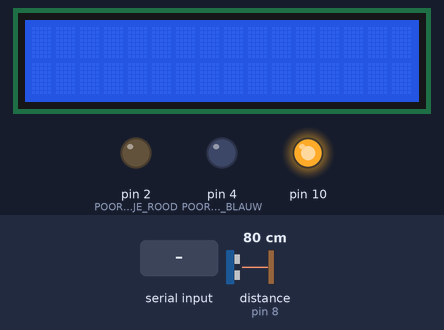
Bench run of a sketch on a simulated Arduino Uno, built with avr-gcc and run on an emulated ATmega328P. Shown: 16×2 character LCD, output pins drawn as LEDs (lit = HIGH). Dashed ring = blinking. Inputs (shaded band) come from the test bench; at power-on: distance to the obstacle (sensor on pin 8) 80 cm. The echo pulse lasts 58.3 µs per cm; what the sketch prints to the serial monitor is not drawn.

Above: at 1.2 s.
1.3 s: distance to the obstacle (sensor on pin 8) set to 5 cm
4.0 s: distance to the obstacle (sensor on pin 8) set to 2 cm
At 6.9 s:
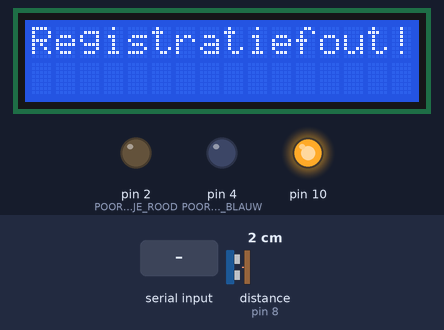
7.1 s: distance to the obstacle (sensor on pin 8) set to 4 cm
At 9.3 s:
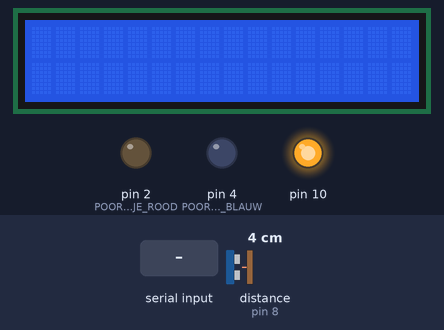
10.2 s: distance to the obstacle (sensor on pin 8) set to 195 cm
12.9 s: distance to the obstacle (sensor on pin 8) set to 204 cm
At 16.2 s:
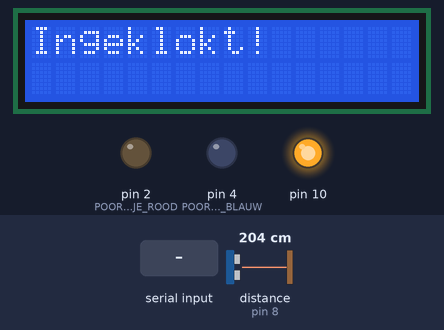
18.6 s: "leeg\n" received over Serial
At 22.4 s:
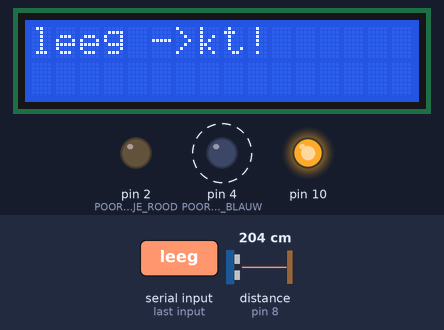
Timing chart, 0 to 23.9 s (numbered marks = the images above; inputs shaded):
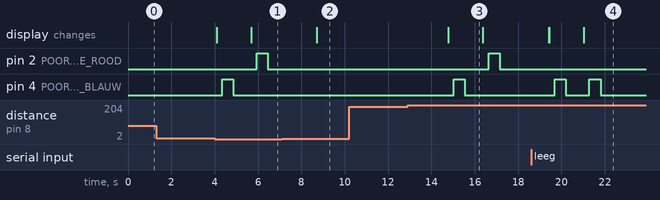

Measured:
- the behaviour switches between 4 and 3 cm on distance to the obstacle (sensor on pin 8) (found by bisection; images 0 and 1)
- the behaviour switches between 200 and 201 cm on distance to the obstacle (sensor on pin 8) (found by bisection; images 2 and 3)
- after the input at 1.3 s, every drawn part: stays the same
- after the input at 4.0 s, pin 2 (POORT_LEDLAMPJE_ROOD): LOW → HIGH after 1.9 s, → LOW 0.51 s later; pin 4 (POORT_LEDLAMPJE_BLAUW): LOW → HIGH after 0.35 s, → LOW 0.51 s later; the display: first changes after 0.09 s (image 1 shows a later state)
- after the input at 7.1 s, pin 4 (POORT_LEDLAMPJE_BLAUW): stays LOW (without the input it goes to HIGH after 1.9 s)
- after the input at 10.2 s, every drawn part: stays the same
- after the input at 12.9 s, pin 2 (POORT_LEDLAMPJE_ROOD): LOW → HIGH after 3.7 s, → LOW 0.51 s later; pin 4 (POORT_LEDLAMPJE_BLAUW): LOW → HIGH after 2.1 s, → LOW 0.51 s later; the display: changes after 1.9 s (image 3)
- after the input at 18.6 s, pin 2 (POORT_LEDLAMPJE_ROOD): stays LOW (without the input it goes to HIGH after 2.7 s); the display: first differs from a run without the input after 2.4 s (image 4)
- what the display in image 3 shows lasts 1.6 s, from 14.8 s to 16.4 s

The sketch:

klokker.ino
```cpp
#include <SPI.h>
#include <String.h>
#include <MFRC522.h>
#include <NewPing.h>
#include <Arduino.h>
#include <LiquidCrystal_I2C.h>


const uint8_t POORT_LEDLAMPJE_ROOD = 2;
const uint8_t POORT_LEDLAMPJE_BLAUW = 4;
const uint8_t SS_POORT = 10;
const uint8_t RST_POORT = 9;
const uint8_t POORT_SONARTRIGGER = 9;
const uint8_t POORT_SONARECHO = 8;

const double TIJDSTEMPEL_START_ARDUINO = 1733844598.4395435;
const uint16_t BAUDVERBINDING = 9600;
const uint8_t RIJLENGTE_LCD_SCHERM = 16;
const uint8_t AANTAL_RIJEN_LCD_SCHERM = 2;
const uint8_t MAXIMALE_AFSTAND_SONAR_CM = 200;
const uint8_t MAXIMUMAANTAL_WERKNEMERS = 10;
const uint16_t ONDERGRENS_LAMPHELDERHEID = 0;
const uint8_t VERVAGING_LAMP_MILISECONDEN = 2;
const uint16_t BOVENGRENS_LAMPHELDERHEID = 255;
const uint16_t WACHTTIJD_OP_SERVER_MILISECONDEN = 550;
const double GRENSAFSTAND_AANRAKING_SONARSENSOR = 3.0d;
const uint16_t SLAAPTIJD_TUSSEN_SCANS_MILISECONDEN = 2000;
const uint16_t SECONDEN_DIENSTDATA_ZICHTBAAR_MILISECONDEN = 3000;


struct Werknemer
{
  String id;
  double starttijd_dienst;
};


//bool geef_tag_id();
bool aanraking_tag(const double afstand_cm);
void verwijder_werknemer();
void vul_array_werknemers();
bool werknemer_bestaat_al();
void verwerk_serverreactie();
inline void leeg_lcd_scherm();
//void voer_taglezertoets_uit();
double geef_starttijd_werknemer();
void geef_string_weer_op_lcd(const char* string);
void knipper_ledlampje(const uint8_t poort_ledlampje, const uint8_t op_rij);
void update_of_voeg_starttijd_werknemer_toe(const double startijd);
void stuur_dienstgegevens_naar_python(const double starttijd_dienst, const double nu);
inline double microseconden_naar_centimeter(const uint32_t microseconden);

//MFRC522 taglezer(SS_POORT, RST_POORT);
//MFRC522::MIFARE_Key sleutel;


NewPing sonarsensor(POORT_SONARTRIGGER, POORT_SONARECHO, MAXIMALE_AFSTAND_SONAR_CM);


LiquidCrystal_I2C lcd_scherm(0x27, RIJLENGTE_LCD_SCHERM, AANTAL_RIJEN_LCD_SCHERM);

byte readCard[4];
String tag_id = "M12093100202JKJDSK4KJSAEW";


Werknemer werknemers[MAXIMUMAANTAL_WERKNEMERS];
uint8_t aantal_werknemers = 0;


void setup()
{
  pinMode(POORT_LEDLAMPJE_BLAUW, OUTPUT);
  pinMode(POORT_LEDLAMPJE_ROOD, OUTPUT);

  Serial.begin(BAUDVERBINDING);

  SPI.begin();

  vul_array_werknemers();

  //taglezer.PCD_Init();

  lcd_scherm.init();
  lcd_scherm.backlight();
  lcd_scherm.setCursor(0, 0); // rij 0, karakter (vak) 0
}


void loop()
{
  // voer_taglezertoets_uit();
  double afstand_tot_sonar_cm = microseconden_naar_centimeter(sonarsensor.ping());

  if (aanraking_tag(afstand_tot_sonar_cm))
  {
    double nu = geef_tijdstempel_nu();

    if (!werknemer_bestaat_al())
    {
      update_of_voeg_starttijd_werknemer_toe(nu);

      geef_string_weer_op_lcd("Ingeklokt!", 1);

      knipper_ledlampje(POORT_LEDLAMPJE_BLAUW);

      return;
    }
    else
    {
      double starttijd_dienst = geef_starttijd_werknemer();
      verwijder_werknemer();

      stuur_dienstgegevens_naar_python(starttijd_dienst, nu);

      delay(WACHTTIJD_OP_SERVER_MILISECONDEN);
      verwerk_serverreactie();
    }
  }

  delay(SLAAPTIJD_TUSSEN_SCANS_MILISECONDEN);
  leeg_lcd_scherm();

  return;
}


bool aanraking_tag(const double afstand_cm)
{
  if (afstand_cm < GRENSAFSTAND_AANRAKING_SONARSENSOR)
    return true;

  return false;
}


void verwerk_serverreactie()
{
  if (Serial.available() == 0)
  {
    geef_string_weer_op_lcd("Registratiefout!", 1);

    knipper_ledlampje(POORT_LEDLAMPJE_ROOD);

    return;
  }

  String serverreactie = Serial.readStringUntil('\n');

  if (serverreactie == "-1")
  {
    geef_string_weer_op_lcd("Registratiefout!", 1);

    knipper_ledlampje(POORT_LEDLAMPJE_ROOD);

    return;
  }

  String werktijd_van_server;
  String euros_verdiend;
  uint8_t i = 0;

  // reactieformaat server: {uren_gewerkt} h {overige_minuten} min@+{euros_verdiend} EUR
  while ((serverreactie[i] != '@') && (serverreactie[i] != '\0'))
  {
    werktijd_van_server += serverreactie[i];

    i++;
  }
  werktijd_van_server += " ->";

  if (serverreactie[i] == '@')
    i++;

  while (serverreactie[i] != '\0')
  {
    euros_verdiend += serverreactie[i];
    i++;
  }

  // "<uur> h <minuut> min -> +<00.00> EUR"
  geef_string_weer_op_lcd(werktijd_van_server.c_str(), 1);
  geef_string_weer_op_lcd(euros_verdiend.c_str(), 2);

  knipper_ledlampje(POORT_LEDLAMPJE_BLAUW);

  delay(SECONDEN_DIENSTDATA_ZICHTBAAR_MILISECONDEN);
  leeg_lcd_scherm();

  return;
}


inline void leeg_lcd_scherm()
{
  lcd_scherm.clear();
}


void geef_string_weer_op_lcd(const char* string, const uint8_t op_rij)
{
  if (op_rij == 1)
    lcd_scherm.setCursor(0, 0);
  else if (op_rij == 2)
    lcd_scherm.setCursor(0, 1);

  lcd_scherm.print(string);
}


void knipper_ledlampje(const uint8_t poort_ledlampje)
{
  for (uint16_t helderheid = ONDERGRENS_LAMPHELDERHEID; helderheid < BOVENGRENS_LAMPHELDERHEID; helderheid++)
  {
    analogWrite(poort_ledlampje, helderheid);
    delay(VERVAGING_LAMP_MILISECONDEN);
  }

  for (uint16_t helderheid = BOVENGRENS_LAMPHELDERHEID; helderheid > ONDERGRENS_LAMPHELDERHEID; helderheid--)
  {
    analogWrite(poort_ledlampje, helderheid);
    delay(VERVAGING_LAMP_MILISECONDEN);
  }
}


void stuur_dienstgegevens_naar_python(const double starttijd_dienst, const double nu)
{
  Serial.print('$');
  Serial.print(tag_id);
  Serial.print(',');
  Serial.print(starttijd_dienst);
  Serial.print(',');
  Serial.print(nu);
  Serial.print("\n");
}


void vul_array_werknemers()
{
  for (uint8_t i = 0; i < MAXIMUMAANTAL_WERKNEMERS; i++)
    werknemers[i] = {"leeg", 0.0d};
}


bool werknemer_bestaat_al()
{
  for (uint8_t i = 0; i < aantal_werknemers; i++)
  {
    if (werknemers[i].id == tag_id)
      return true;
  }

  return false;
}


void update_of_voeg_starttijd_werknemer_toe(const double starttijd)
{
  for (uint8_t i = 0; i < aantal_werknemers; i ++)
  {
    if (werknemers[i].id == tag_id)
    {
      werknemers[i].starttijd_dienst = starttijd;

      return;
    }
  }

  for (uint8_t i = 0; i < MAXIMUMAANTAL_WERKNEMERS; i++)
  {
    if (werknemers[i].id == "leeg")
    {
      werknemers[aantal_werknemers] = {tag_id, starttijd};

      aantal_werknemers++;

      return;
    }
  }

  return;
}


double geef_starttijd_werknemer()
{
  for (uint8_t i = 0; i < aantal_werknemers; i++)
  {
    if (werknemers[i].id == tag_id)
      return werknemers[i].starttijd_dienst;
  }

  return 0.0d;
}


void verwijder_werknemer()
{
  for (uint8_t i = 0; i < aantal_werknemers; i++)
  {
    if (werknemers[i].id == tag_id)
    {
      werknemers[i].id = "leeg";
      werknemers[i].starttijd_dienst = 0.0d;

      aantal_werknemers--;

      return;
    }
  }
}


inline double microseconden_naar_centimeter(const uint32_t microseconden)
{
  return ((double)microseconden / 58.773);
}


double geef_tijdstempel_nu()
{
  uint32_t verstreken_tijd_sinds_start_arduino_miliseconden = millis();
  double nu = TIJDSTEMPEL_START_ARDUINO + (double)(verstreken_tijd_sinds_start_arduino_miliseconden / 1000l);

  return nu;
}


//void voer_taglezertoets_uit()
//{
//  if (!taglezer.PCD_PerformSelfTest())
//    Serial.println("taglezer zelftest mislukt!");
//  else
//    Serial.println("taglezer zelftest geslaagd.");
//}


//bool geef_tag_id()
//{
//  if (!taglezer.PICC_IsNewCardPresent())
//  {
//    Serial.println("Geen nieuwe kaart.\n");

//    return false;
//  }

//  if (!taglezer.PICC_ReadCardSerial())  // er is geen kaart/tag of deze is niet leesbaar
//  {
//    Serial.print("Fout bij lezen van de kaart.\n");

//    return true;
//  }

//  tag_id = "leeg";

//  for (uint8_t i = 0; i < 4; i++)
//    tag_id.concat(String(taglezer.uid.uidByte[i], HEX));

//  tag_id.toUpperCase();

//  taglezer.PICC_HaltA();

//  return true;
//}
```
